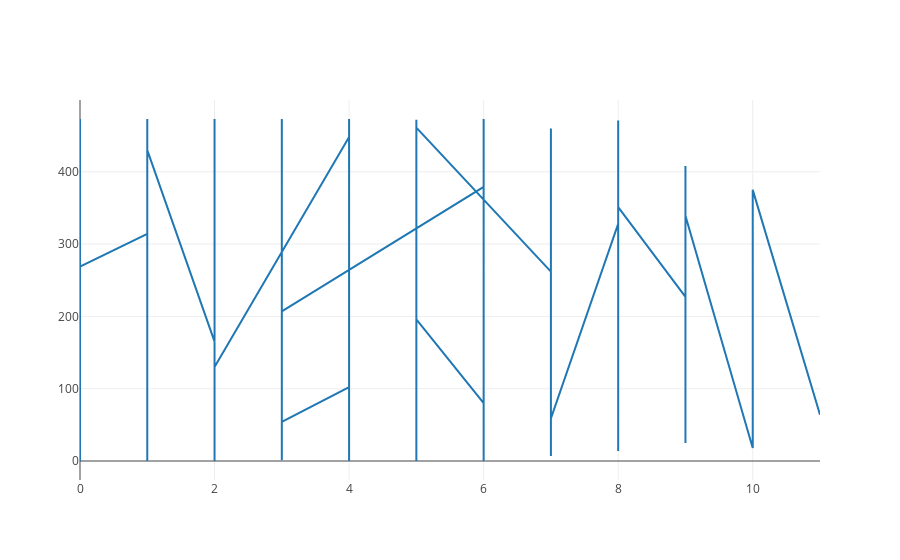

Write notebook code for a chart like this one.
### Code cell
trace = go.Scatter(
    x =  eje_x,
    y =  eje_y,
    mode = 'lines',
   name = "Cantidad Vs Temperatura"
)

py.iplot([trace])

### Figure 1 — Plotly figure (JSON) as saved in the notebook; plotly's stock layout.template omitted (floating-point values rounded to 4 significant figures; data arrays with more than 128 entries replaced by an {"elided": "..."} marker saying what was removed)
{"data": [{"mode": "lines", "name": "Cantidad Vs Temperatura", "type": "scatter", "uid": "eae2c8d1-85fb-4ed2-b1e2-d0adf53f8a75", "x": {"elided": "10000 int values"}, "y": {"elided": "10000 int values"}}], "layout": {}}
